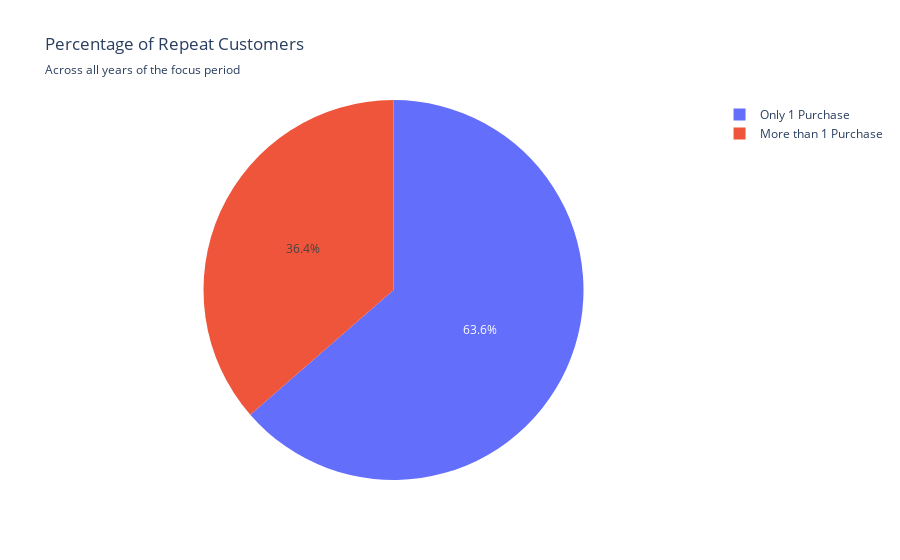

This figure's notebook cell:
### Code cell
px.pie(repeat_frq, values='Count', title='Percentage of Repeat Customers', names=repeat_frq.index, subtitle='Across all years of the focus period')

### Figure 1 — Plotly figure (JSON) as saved in the notebook; plotly's stock layout.template omitted (floating-point values rounded to 4 significant figures)
{"data": [{"domain": {"x": [0, 1], "y": [0, 1]}, "hovertemplate": "index=%{label}<br>Count=%{value}<extra></extra>", "labels": ["Only 1 Purchase", "More than 1 Purchase"], "legendgroup": "", "name": "", "showlegend": true, "type": "pie", "values": [1495, 856]}], "layout": {"legend": {"tracegroupgap": 0}, "title": {"subtitle": {"text": "Across all years of the focus period"}, "text": "Percentage of Repeat Customers"}}}
